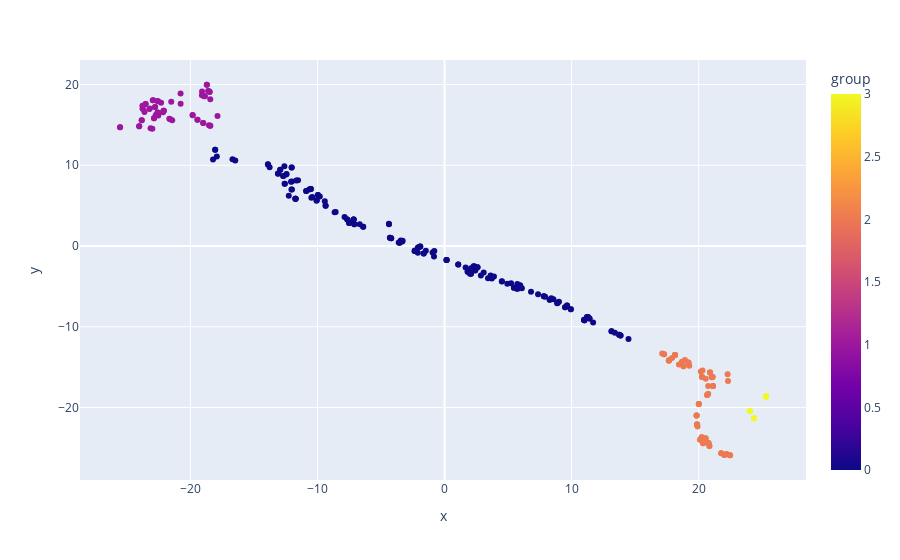

The notebook cell saved with this chart:
### Code cell
fig = px.scatter(dft, x='x', y='y', color='group')
fig.show()

### Figure 1 — Plotly figure (JSON) as saved in the notebook; plotly's stock layout.template omitted (floating-point values rounded to 4 significant figures; data arrays with more than 128 entries replaced by an {"elided": "..."} marker saying what was removed)
{"data": [{"hovertemplate": "x=%{x}<br>y=%{y}<br>group=%{marker.color}<extra></extra>", "legendgroup": "", "marker": {"color": {"elided": "303 int values"}, "coloraxis": "coloraxis", "symbol": "circle"}, "mode": "markers", "name": "", "orientation": "v", "showlegend": false, "type": "scatter", "x": {"elided": "303 float values"}, "xaxis": "x", "y": {"elided": "303 float values"}, "yaxis": "y"}], "layout": {"coloraxis": {"colorbar": {"title": {"text": "group"}}, "colorscale": [[0, "#0d0887"], [0.1111, "#46039f"], [0.2222, "#7201a8"], [0.3333, "#9c179e"], [0.4444, "#bd3786"], [0.5556, "#d8576b"], [0.6667, "#ed7953"], [0.7778, "#fb9f3a"], [0.8889, "#fdca26"], [1, "#f0f921"]]}, "legend": {"tracegroupgap": 0}, "margin": {"t": 60}, "xaxis": {"anchor": "y", "domain": [0, 1], "title": {"text": "x"}}, "yaxis": {"anchor": "x", "domain": [0, 1], "title": {"text": "y"}}}}
